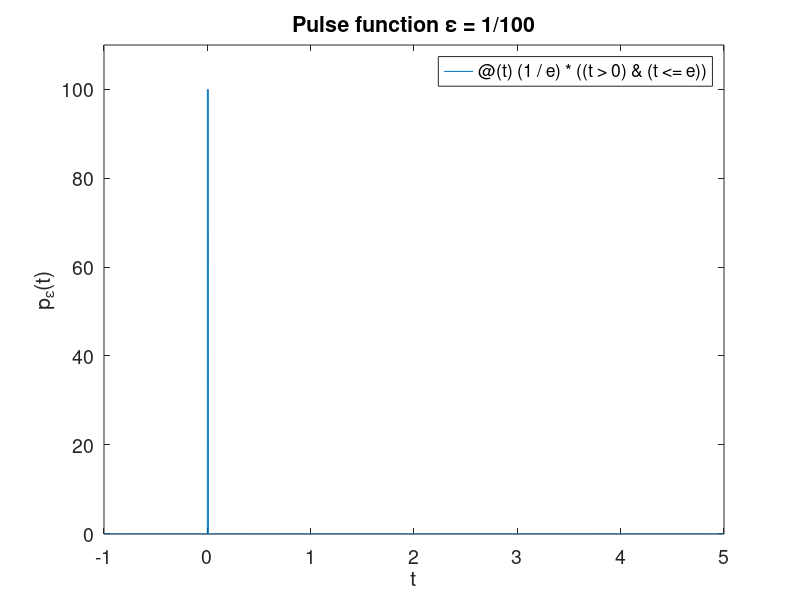

Recreate this plot in MATLAB.
%pulse signal p(t) = ((t >=0) && t<e)) ? 1/e:0
e = 1/100;
t1 = -1;
t2 = 5;
tstep = 0.005;
t = t1:tstep:t2;
x = (1/e) * ((t>0)&(t<=e))
plot (t,x);
xlabel('t');
ylabel('p_\epsilon(t)');
title('Pulse function \epsilon = 1/100')

e = 1/100;
x = @(t)(1/e)*((t>0)&(t<=e));
t1 = -1;
ts = 5;
t = [t1,t2];
fplot(x,t,5000);
set(gca, 'FontSize', 14);
xlabel('t');
ylabel('p_\epsilon(t)');
axis([t1 t2 -0.1 1.1/e])
title('Pulse function \epsilon = 1/100')
